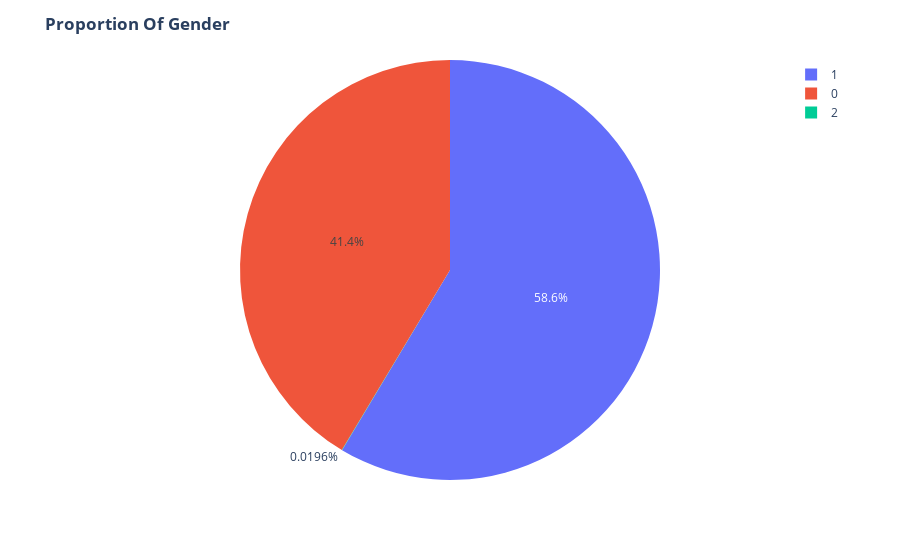

Notebook code cell kept with this figure:
### Markdown cell above
### Gender count

### Code cell
fig = px.pie(data,names='gender')
fig.update_layout(title='<b>Proportion Of Gender<b>')
fig.show()

### Figure 1 — Plotly figure (JSON) as saved in the notebook; plotly's stock layout.template omitted (floating-point values rounded to 4 significant figures; data arrays with more than 128 entries replaced by an {"elided": "..."} marker saying what was removed)
{"data": [{"domain": {"x": [0, 1], "y": [0, 1]}, "hovertemplate": "gender=%{label}<extra></extra>", "labels": {"elided": "5110 int values"}, "legendgroup": "", "name": "", "showlegend": true, "type": "pie"}], "layout": {"legend": {"tracegroupgap": 0}, "margin": {"t": 60}, "title": {"text": "<b>Proportion Of Gender<b>"}}}
